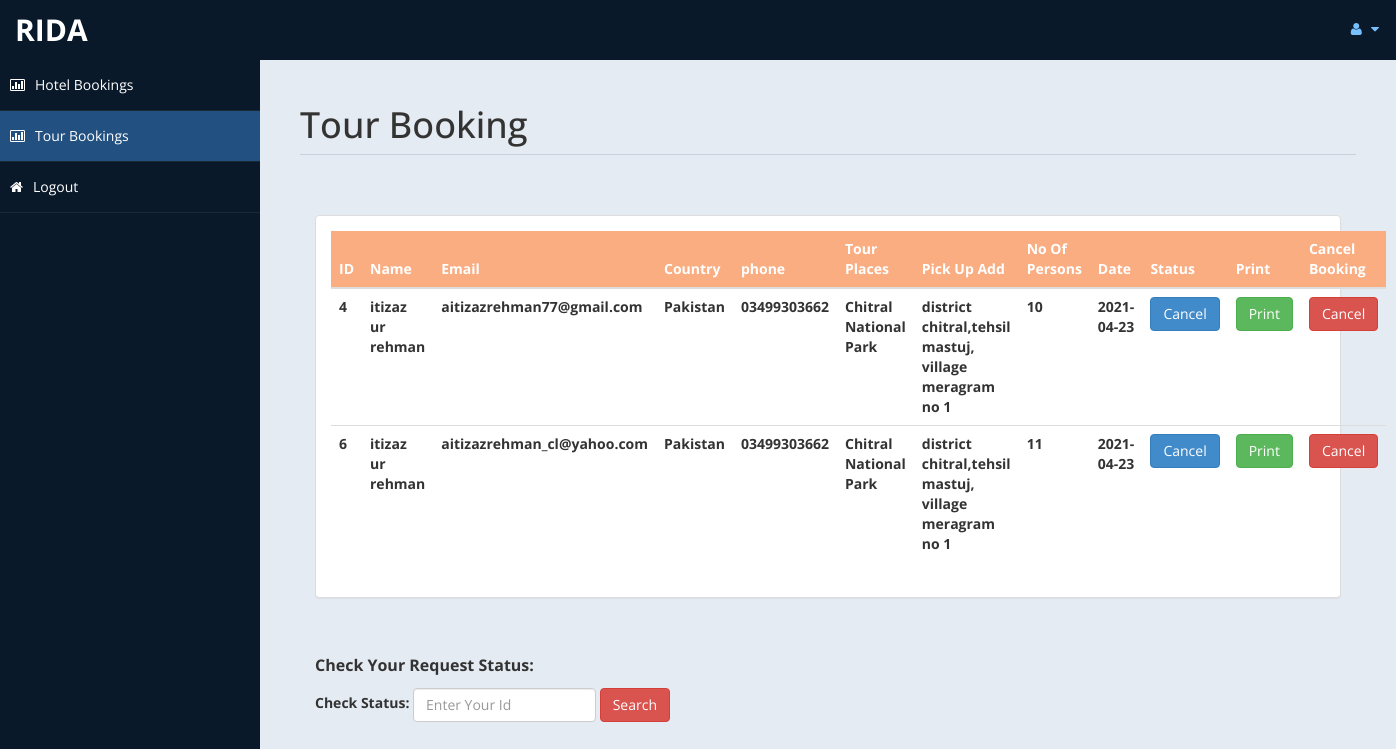
Screenshot of /admin/tour_booking.php (signed in) with the database file from the repository.
### tables this page shows
CREATE TABLE `tour_request` (
  `req_id` int(11) NOT NULL,
  `first_name` varchar(55) NOT NULL,
  `last_name` varchar(55) NOT NULL,
  `email` varchar(55) NOT NULL,
  `address` varchar(255) NOT NULL,
  `nationality` varchar(55) NOT NULL,
  `p_countery` varchar(55) NOT NULL,
  `phone` varchar(55) NOT NULL,
  `tour_places` text NOT NULL,
  `pu_address` varchar(55) NOT NULL,
  `persons` int(11) NOT NULL,
  `pdate` date NOT NULL,
  `status` varchar(255) NOT NULL,
  `user_id` int(11) NOT NULL
);

### admin/tour_booking.php (the view, shortened to what this page needs)
<?php
include('db.php')
?>
<!DOCTYPE html>
<html xmlns="http://www.w3.org/1999/xhtml">
<head>
    <link href="assets/css/bootstrap.css" rel="stylesheet" />
    <link href="assets/css/font-awesome.css" rel="stylesheet" />
    <link href="assets/css/custom-styles.css" rel="stylesheet" />
</head>
<body>
    <div id="wrapper">
        <nav class="navbar navbar-default top-navbar" role="navigation">
            <div class="navbar-header">
                <a class="navbar-brand" href="reservation.php"> <?php echo $_SESSION["user_name"]; ?> </a>
            </div>
            <ul class="nav navbar-top-links navbar-right">
                <li class="dropdown">
                    <a class="dropdown-toggle" data-toggle="dropdown" href="#" aria-expanded="false">
                        <i class="fa fa-user fa-fw"></i> <i class="fa fa-caret-down"></i>
                    </a>
                </li>
            </ul>
        </nav>
        <nav class="navbar-default navbar-side" role="navigation">
            <div class="sidebar-collapse">
                <ul class="nav" id="main-menu">
                    <li>
                        <a  href="booking.php"><i class="fa fa-bar-chart-o"></i>Hotel Bookings</a>
                    </li>
                    <li>
                        <a class="active-menu" href="tour_booking.php"><i class="fa fa-bar-chart-o"></i>Tour Bookings</a>
                    </li>
                    <li>
                        <a href="../Tour_places/logout.php"><i class="fa fa-home"></i>Logout</a>
                    </li>
                    </ul>
            </div>
        </nav>
        <div id="page-wrapper" >
            <div id="page-inner">
             <div class="row">
                    <div class="col-md-12">
                        <h1 class="page-header">
                           Tour Booking <small></small>
                        </h1>
                    </div>
             </div>
             <div id="collapseTwo" class="panel-collapse in" style="height: auto;">
                        <div class="panel-body">
                        <div class="panel panel-default">
                        <div class="panel-body">
                            <div class="table-responsive">
                                <table class="table">
                                    <thead style="background-color: #F9AD81; color: white;">
                                        <tr>
                                            <th>ID</th>
                                            <th>Name</th>
                                            <th>Email</th>
                                            <th>Country</th>
                                            <th>phone</th>
                                            <th>Tour Places</th>
                                            <th>Pick Up Add</th>
                                            <th>No Of Persons</th>
                                            <th>Date</th>
                                            <th>Status</th>
                                            <th>Print</th>
                                            <th>Cancel Booking</th>
                                        </tr>
                                    </thead>
                                    <tbody>
                                    <?php
                                    $user=$_SESSION["user_name"];
                                    $que="select * from users where user_name='$user'";
                                    $query=mysqli_query($con,$que);
                                    $row=mysqli_fetch_array($query);
                                    $id=$row["id"];
                                    $tsql = "select * from tour_request where user_id='$id'";
                                    $tre = mysqli_query($con,$tsql);
                                    while($trow=mysqli_fetch_array($tre) )
                                    {
                                            echo"<tr>
                                                <th>".$trow['req_id']."</th>
                                                <th>".$trow['first_name']." ".$trow['last_name']."</th>
                                                <th>".$trow['email']."</th>
                                                <th>".$trow['p_countery']."</th>
                                                <th>".$trow['phone']."</th>
                                                <th>".$trow['tour_places']."</th>
                                                <th>".$trow['pu_address']."</th>
                                                <th>".$trow['persons']."</th>
                                                <th>".$trow['pdate']."</th>"
?>
                                                <th><a class="btn btn-primary" href="#" role="button"><?php echo $trow['status']  ?></a></th>
                                                <th><a class="btn btn-success" href="tour_invoice.php?sid=<?php echo $trow['req_id']  ?>" role="button">Print</a></th>
                                                 <th><a class="btn btn-danger" href="cancel_request.php?sid=<?php echo $trow['req_id']  ?>" role="button">Cancel</a></th>
                                                </tr>
                                                <?php
                                    }
                                    ?>
                                    </tbody>
                                </table>
                            </div>
                        </div>
                    </div>
                                        </div>
                                    </div>
                                  <div class="col-sm-6 mt-5  mx-3">
    <p style="font-weight: bold">Check Your Request Status:</p>
  <form action="" class="mt-3 form-inline d-print-none" method="POST">
    <div class="form-group mr-3">
      <label for="checkid">Check Status: </label>
      <input type="text" placeholder="Enter Your Id" class="form-control ml-3" id="checkid" name="checkid" onkeypress="isInputNumber(event)">
    </div>
    <button type="submit" class="btn btn-danger" name="search">Search </button>
  </form>
            </div>
        </div>
    </div>
</body>
</html>

### admin/assets/css/custom-styles.css (style rules this page uses)
body { font-family: 'Open Sans', sans-serif; }
#wrapper { width: 100%; background:#09192A; }
#page-wrapper { padding: 15px 15px; min-height: 600px; background:#E5EBF2; }
#page-inner { width:100%; margin:10px 20px 10px 0px; background-color:transparent; padding:10px; min-height:1200px; }
h1, .h1, h2, .h2, h3, .h3 { margin-top: 7px; margin-bottom: -5px; }
p { font-size:16px; line-height:25px; padding-top:20px; }
.page-header { padding-bottom: 9px; margin: 10px 0 45px; border-bottom: 1px solid #C7D1DD; }
.top-navbar { margin:0px; }
.top-navbar .navbar-brand { color: #fff; width: 260px; text-align: left; height: 60px; font-size: 30px; font-weight: 700; text-transform: uppercase; line-height: 30px; }
.top-navbar .nav > li { position: relative; display: inline-block; }
.top-navbar .nav > li > a { position: relative; display: block; padding: 19px 15px; color: #77C0FD; }
.active-menu { background-color:#225081!important; }
.sidebar-collapse , .sidebar-collapse .nav { background:none; }
.sidebar-collapse .nav { padding:0; }
.sidebar-collapse .nav > li > a { color:#fff; background:transparent; text-shadow:none; }
.sidebar-collapse > .nav > li > a { padding:15px 10px; }
.sidebar-collapse > .nav > li { border-bottom: 1px solid rgba(107, 108, 109, 0.19); }
.navbar-side { border:none; background-color: transparent; }
.top-navbar { background:#09192A; border-bottom:none; }
.top-navbar .nav > li > a > i { margin-right: 2px; }
.navbar-default { border:0px solid black; }
.navbar-header { background: #09192A; }
.nav > li > a > i { margin-right:10px; }
@media (min-width:768px) { #page-wrapper { margin: 0 0 0 260px; padding: 15px 30px; min-height: 1200px; } }
@media (min-width:768px) { .navbar-side { z-index: 1; position: absolute; width: 260px; } }
@media (min-width:768px) { .navbar { border-radius: 0px; } }

### rows the page displays
tour_request: req_id "4", first_name "itizaz ur", last_name "rehman", email "aitizazrehman77@gmail.com", p_countery "Pakistan", phone "03499303662", tour_places "Chitral National Park", pu_address "district chitral,tehsil mastuj, village meragram no 1", persons "10", pdate "2021-04-23", status "Cancel"
tour_request: req_id "6", first_name "itizaz ur", last_name "rehman", email "aitizazrehman_cl@yahoo.com", p_countery "Pakistan", phone "03499303662", tour_places "Chitral National Park", pu_address "district chitral,tehsil mastuj, village meragram no 1", persons "11", pdate "2021-04-23", status "Cancel"

### other values shown
$_SESSION["user_name"] "RIDA"
